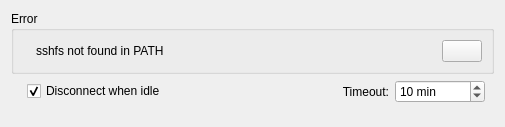
<?xml version="1.0" encoding="UTF-8"?>
<ui version="4.0">
 <class>SftpConfigUi</class>
 <widget class="QWidget" name="SftpConfigUi">
  <property name="windowModality">
   <enum>Qt::WindowModal</enum>
  </property>
  <property name="geometry">
   <rect>
    <x>0</x>
    <y>0</y>
    <width>505</width>
    <height>127</height>
   </rect>
  </property>
  <property name="windowTitle">
   <string>Share plugin settings</string>
  </property>
  <layout class="QVBoxLayout" name="verticalLayout">
   <item>
    <widget class="QGroupBox" name="error">
     <property name="title">
      <string>Error</string>
     </property>
     <layout class="QHBoxLayout" name="horizontalLayout_2">
      <item>
       <widget class="QLabel" name="pixmap">
        <property name="sizePolicy">
         <sizepolicy hsizetype="Maximum" vsizetype="Maximum">
          <horstretch>0</horstretch>
          <verstretch>0</verstretch>
         </sizepolicy>
        </property>
        <property name="text">
         <string/>
        </property>
        <property name="scaledContents">
         <bool>false</bool>
        </property>
       </widget>
      </item>
      <item>
       <widget class="QLabel" name="label">
        <property name="text">
         <string>sshfs not found in PATH</string>
        </property>
        <property name="alignment">
         <set>Qt::AlignLeading|Qt::AlignLeft|Qt::AlignVCenter</set>
        </property>
       </widget>
      </item>
      <item>
       <widget class="QPushButton" name="refresh">
        <property name="sizePolicy">
         <sizepolicy hsizetype="Maximum" vsizetype="Fixed">
          <horstretch>0</horstretch>
          <verstretch>0</verstretch>
         </sizepolicy>
        </property>
        <property name="text">
         <string/>
        </property>
       </widget>
      </item>
     </layout>
    </widget>
   </item>
   <item>
    <widget class="QFrame" name="frame">
     <property name="frameShape">
      <enum>QFrame::NoFrame</enum>
     </property>
     <property name="frameShadow">
      <enum>QFrame::Raised</enum>
     </property>
     <layout class="QHBoxLayout" name="horizontalLayout_3">
      <property name="leftMargin">
       <number>16</number>
      </property>
      <property name="topMargin">
       <number>0</number>
      </property>
      <item>
       <widget class="QCheckBox" name="idle">
        <property name="text">
         <string>Disconnect when idle</string>
        </property>
        <property name="checked">
         <bool>true</bool>
        </property>
       </widget>
      </item>
      <item>
       <spacer name="horizontalSpacer">
        <property name="orientation">
         <enum>Qt::Horizontal</enum>
        </property>
        <property name="sizeHint" stdset="0">
         <size>
          <width>53</width>
          <height>20</height>
         </size>
        </property>
       </spacer>
      </item>
      <item>
       <widget class="QLabel" name="label_2">
        <property name="sizePolicy">
         <sizepolicy hsizetype="Maximum" vsizetype="Preferred">
          <horstretch>0</horstretch>
          <verstretch>0</verstretch>
         </sizepolicy>
        </property>
        <property name="text">
         <string>Timeout:</string>
        </property>
        <property name="alignment">
         <set>Qt::AlignRight|Qt::AlignTrailing|Qt::AlignVCenter</set>
        </property>
       </widget>
      </item>
      <item>
       <widget class="QSpinBox" name="timeout">
        <property name="sizePolicy">
         <sizepolicy hsizetype="Maximum" vsizetype="Fixed">
          <horstretch>0</horstretch>
          <verstretch>0</verstretch>
         </sizepolicy>
        </property>
        <property name="suffix">
         <string> min</string>
        </property>
        <property name="minimum">
         <number>5</number>
        </property>
        <property name="maximum">
         <number>99999999</number>
        </property>
        <property name="value">
         <number>10</number>
        </property>
       </widget>
      </item>
     </layout>
    </widget>
   </item>
   <item>
    <spacer name="verticalSpacer">
     <property name="orientation">
      <enum>Qt::Vertical</enum>
     </property>
     <property name="sizeHint" stdset="0">
      <size>
       <width>291</width>
       <height>26</height>
      </size>
     </property>
    </spacer>
   </item>
  </layout>
 </widget>
 <resources/>
 <connections>
  <connection>
   <sender>idle</sender>
   <signal>toggled(bool)</signal>
   <receiver>frame</receiver>
   <slot>setEnabled(bool)</slot>
   <hints>
    <hint type="sourcelabel">
     <x>20</x>
     <y>98</y>
    </hint>
    <hint type="destinationlabel">
     <x>14</x>
     <y>127</y>
    </hint>
   </hints>
  </connection>
 </connections>
</ui>
